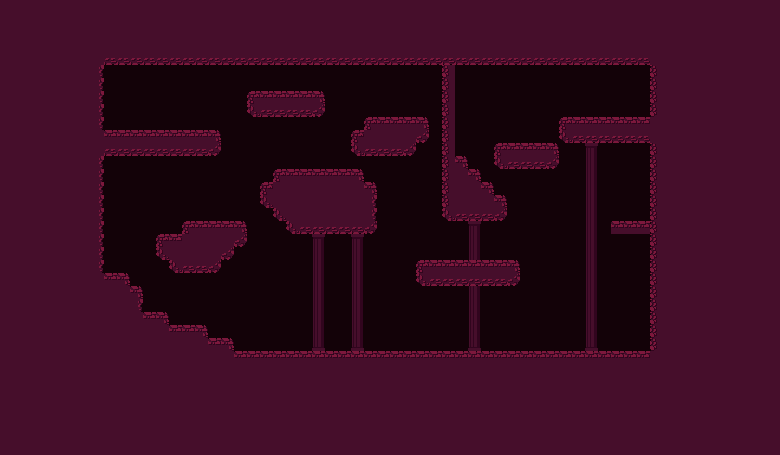

This is a level from a 2D game, rendered from its Tiled map with the project's own tilesets. A one-line summary and the complete map file follow:
An orthogonal 60x35 tile map with 13x13 px tiles, 1 tile layer (Tile Layer 1), 7 tilesets and 16 objects.

<map version="1.10" tiledversion="1.11.2" orientation="orthogonal" renderorder="right-down" width="60" height="35" tilewidth="13" tileheight="13" infinite="0" nextlayerid="8" nextobjectid="36">
 <tileset firstgid="1" source="../images/tilesets/ground.tsx" />
 <tileset firstgid="11" source="../images/tilesets/wall.tsx" />
 <tileset firstgid="14" source="../images/tilesets/tables.tsx" />
 <tileset firstgid="16" source="../images/tilesets/lamp.tsx" />
 <tileset firstgid="17" source="../images/tilesets/torches.tsx" />
 <tileset firstgid="19" source="../images/tilesets/mana.tsx" />
 <tileset firstgid="20" source="../images/tilesets/door.tsx" />
 <layer id="1" name="Tile Layer 1" width="60" height="35" locked="1">
  <data encoding="csv">
9,9,9,9,9,9,9,9,9,9,9,9,9,9,9,9,9,9,9,9,9,9,9,9,9,9,9,9,9,9,9,9,9,9,9,9,9,9,9,9,9,9,9,9,9,9,9,9,9,9,9,9,9,9,9,9,9,9,9,9,
9,9,9,9,9,9,9,9,9,9,9,9,9,9,9,9,9,9,9,9,9,9,9,9,9,9,9,9,9,9,9,9,9,9,9,9,9,9,9,9,9,9,9,9,9,9,9,9,9,9,9,9,9,9,9,9,9,9,9,9,
9,9,9,9,9,9,9,9,9,9,9,9,9,9,9,9,9,9,9,9,9,9,9,9,9,9,9,9,9,9,9,9,9,9,9,9,9,9,9,9,9,9,9,9,9,9,9,9,9,9,9,9,9,9,9,9,9,9,9,9,
9,9,9,9,9,9,9,9,9,9,9,9,9,9,9,9,9,9,9,9,9,9,9,9,9,9,9,9,9,9,9,9,9,9,9,9,9,9,9,9,9,9,9,9,9,9,9,9,9,9,9,9,9,9,9,9,9,9,9,9,
9,9,9,9,9,9,9,9,6,6,6,6,6,6,6,6,6,6,6,6,6,6,6,6,6,6,6,6,6,6,6,6,6,6,6,6,6,6,6,6,6,6,6,6,6,6,6,6,6,6,9,9,9,9,9,9,9,9,9,9,
9,9,9,9,9,9,9,4,10,10,10,10,10,10,10,10,10,10,10,10,10,10,10,10,10,10,10,10,10,10,10,10,10,10,8,10,10,10,10,10,10,10,10,10,10,10,10,10,10,10,8,9,9,9,9,9,9,9,9,9,
9,9,9,9,9,9,9,4,10,10,10,10,10,10,10,10,10,10,10,10,10,10,10,10,10,10,10,10,10,10,10,10,10,10,8,10,10,10,10,10,10,10,10,10,10,10,10,10,10,10,8,9,9,9,9,9,9,9,9,9,
9,9,9,9,9,9,9,4,10,10,10,10,10,10,10,10,10,10,10,1,2,2,2,2,3,10,10,10,10,10,10,10,10,10,8,10,10,10,10,10,10,10,10,10,10,10,10,10,10,10,8,9,9,9,9,9,9,9,9,9,
9,9,9,9,9,9,9,4,10,10,10,10,10,10,10,10,10,10,10,7,6,6,6,6,5,10,10,10,10,10,10,10,10,10,8,10,10,10,10,10,10,10,10,10,10,10,10,10,10,10,8,9,9,9,9,9,9,9,9,9,
9,9,9,9,9,9,9,4,10,10,10,10,10,10,10,10,10,10,10,10,10,10,10,10,10,10,10,10,1,2,2,2,3,10,8,10,10,10,10,10,10,10,10,1,2,2,2,2,2,2,9,9,9,9,9,9,9,9,9,9,
9,9,9,9,9,9,9,9,2,2,2,2,2,2,2,2,3,10,10,10,10,10,10,10,10,10,10,1,9,9,9,9,5,10,8,10,10,10,10,10,10,10,10,7,6,6,6,6,6,6,9,9,9,9,9,9,9,9,9,9,
9,9,9,9,9,9,9,9,6,6,6,6,6,6,6,6,5,10,10,10,10,10,10,10,10,10,10,7,6,6,6,5,10,10,8,10,10,10,1,2,2,2,3,10,10,11,10,10,10,10,8,9,9,9,9,9,9,9,9,9,
9,9,9,9,9,9,9,4,10,10,10,10,10,10,10,10,10,10,10,10,10,10,10,10,10,10,10,10,10,10,10,10,10,10,8,3,10,10,7,6,6,6,5,10,10,12,10,10,10,10,8,9,9,9,9,9,9,9,9,9,
9,9,9,9,9,9,9,4,10,10,10,10,10,10,10,10,10,10,10,10,10,1,2,2,2,2,2,3,10,10,10,10,10,10,8,9,3,10,10,10,10,10,10,10,10,12,10,10,10,10,8,9,9,9,9,9,9,9,9,9,
9,9,9,9,9,9,9,4,10,10,10,10,10,10,10,10,10,10,10,10,1,9,9,9,9,9,9,9,3,10,10,10,10,10,8,9,9,3,10,10,10,10,10,10,10,12,10,10,10,10,8,9,9,9,9,9,9,9,9,9,
9,9,9,9,9,9,9,4,10,10,10,10,10,10,10,10,10,10,10,10,7,9,9,9,9,9,9,9,4,10,10,10,10,10,8,9,9,9,3,10,10,10,10,10,10,12,10,10,10,10,8,9,9,9,9,9,9,9,9,9,
9,9,9,9,9,9,9,4,10,10,10,10,10,10,10,10,10,10,10,10,10,7,9,9,9,9,9,9,4,10,10,10,10,10,7,6,6,6,5,10,10,10,10,10,10,12,10,10,10,10,8,9,9,9,9,9,9,9,9,9,
9,9,9,9,9,9,9,4,10,10,10,10,10,10,1,2,2,2,3,10,10,10,7,6,6,6,6,6,5,10,10,10,10,10,10,10,11,10,10,10,10,10,10,10,10,12,10,2,2,2,8,9,9,9,9,9,9,9,9,9,
9,9,9,9,9,9,9,4,10,10,10,10,1,2,9,9,9,9,5,10,10,10,10,10,11,10,10,11,10,10,10,10,10,10,10,10,12,10,10,10,10,10,10,10,10,12,10,10,10,10,8,9,9,9,9,9,9,9,9,9,
9,9,9,9,9,9,9,4,10,10,10,10,7,9,9,9,9,5,10,10,10,10,10,10,12,10,10,12,10,10,10,10,10,10,10,10,12,10,10,10,10,10,10,10,10,12,10,10,10,10,8,9,9,9,9,9,9,9,9,9,
9,9,9,9,9,9,9,4,10,10,10,10,10,7,6,6,5,10,10,10,10,10,10,10,12,10,10,12,10,10,10,10,1,2,2,2,2,2,2,3,10,10,10,10,10,12,10,10,10,10,8,9,9,9,9,9,9,9,9,9,
9,9,9,9,9,9,9,9,2,3,10,10,10,10,10,10,10,10,10,10,10,10,10,10,12,10,10,12,10,10,10,10,7,6,6,6,6,6,6,5,10,10,10,10,10,12,10,10,10,10,8,9,9,9,9,9,9,9,9,9,
9,9,9,9,9,9,9,9,9,9,3,10,10,10,10,10,10,10,10,10,10,10,10,10,12,10,10,12,10,10,10,10,10,10,10,10,12,10,10,10,10,10,10,10,10,12,10,10,10,10,8,9,9,9,9,9,9,9,9,9,
9,9,9,9,9,9,9,9,9,9,4,10,10,10,10,10,10,10,10,10,10,10,10,10,12,10,10,12,10,10,10,10,10,10,10,10,12,10,10,10,10,10,10,10,10,12,10,10,10,10,8,9,9,9,9,9,9,9,9,9,
9,9,9,9,9,9,9,9,9,9,9,2,3,10,10,10,10,10,10,10,10,10,10,10,12,10,10,12,10,10,10,10,10,10,10,10,12,10,10,10,10,10,10,10,10,12,10,10,10,10,8,9,9,9,9,9,9,9,9,9,
9,9,9,9,9,9,9,9,9,9,9,9,9,2,2,3,10,10,10,10,10,10,10,10,12,10,10,12,10,10,10,10,10,10,10,10,12,10,10,10,10,10,10,10,10,12,10,10,10,10,8,9,9,9,9,9,9,9,9,9,
9,9,9,9,9,9,9,9,9,9,9,9,9,9,9,9,2,3,10,10,10,10,10,10,13,10,10,13,10,10,10,10,10,10,10,10,13,10,10,10,10,10,10,10,10,13,10,10,10,10,8,9,9,9,9,9,9,9,9,9,
9,9,9,9,9,9,9,9,9,9,9,9,9,9,9,9,9,9,2,2,2,2,2,2,2,2,2,2,2,2,2,2,2,2,2,2,2,2,2,2,2,2,2,2,2,2,2,2,2,2,9,9,9,9,9,9,9,9,9,9,
9,9,9,9,9,9,9,9,9,9,9,9,9,9,9,9,9,9,9,9,9,9,9,9,9,9,9,9,9,9,9,9,9,9,9,9,9,9,9,9,9,9,9,9,9,9,9,9,9,9,9,9,9,9,9,9,9,9,9,9,
9,9,9,9,9,9,9,9,9,9,9,9,9,9,9,9,9,9,9,9,9,9,9,9,9,9,9,9,9,9,9,9,9,9,9,9,9,9,9,9,9,9,9,9,9,9,9,9,9,9,9,9,9,9,9,9,9,9,9,9,
9,9,9,9,9,9,9,9,9,9,9,9,9,9,9,9,9,9,9,9,9,9,9,9,9,9,9,9,9,9,9,9,9,9,9,9,9,9,9,9,9,9,9,9,9,9,9,9,9,9,9,9,9,9,9,9,9,9,9,9,
9,9,9,9,9,9,9,9,9,9,9,9,9,9,9,9,9,9,9,9,9,9,9,9,9,9,9,9,9,9,9,9,9,9,9,9,9,9,9,9,9,9,9,9,9,9,9,9,9,9,9,9,9,9,9,9,9,9,9,9,
9,9,9,9,9,9,9,9,9,9,9,9,9,9,9,9,9,9,9,9,9,9,9,9,9,9,9,9,9,9,9,9,9,9,9,9,9,9,9,9,9,9,9,9,9,9,9,9,9,9,9,9,9,9,9,9,9,9,9,9,
9,9,9,9,9,9,9,9,9,9,9,9,9,9,9,9,9,9,9,9,9,9,9,9,9,9,9,9,9,9,9,9,9,9,9,9,9,9,9,9,9,9,9,9,9,9,9,9,9,9,9,9,9,9,9,9,9,9,9,9,
9,9,9,9,9,9,9,9,9,9,9,9,9,9,9,9,9,9,9,9,9,9,9,9,9,9,9,9,9,9,9,9,9,9,9,9,9,9,9,9,9,9,9,9,9,9,9,9,9,9,9,9,9,9,9,9,9,9,9,9
</data>
 </layer>
 <objectgroup id="7" name="spawn_point">
  <object id="35" gid="10" x="130.667" y="103" width="13" height="13" />
 </objectgroup>
 <objectgroup id="3" name="collisions" locked="1">
  <object id="14" gid="15" x="176.25" y="129.75" width="25" height="12" />
  <object id="15" gid="14" x="406.333" y="351" width="25" height="12" />
  <object id="20" gid="15" x="535.667" y="351.333" width="25" height="12" />
  <object id="29" gid="14" x="523.5" y="142.5" width="25" height="12" />
 </objectgroup>
 <objectgroup id="4" name="lights" locked="1">
  <object id="23" gid="16" x="162.5" y="96" width="24" height="31" />
  <object id="24" gid="16" x="326" y="265" width="24" height="31" />
  <object id="25" gid="18" x="458.818" y="310.182" width="10" height="12" />
  <object id="26" gid="18" x="575.75" y="206.75" width="10" height="12" />
  <object id="27" gid="17" x="454.75" y="126.5" width="10" height="12" />
  <object id="28" gid="16" x="564.5" y="96.5" width="24" height="31" />
 </objectgroup>
 <objectgroup id="6" name="door" locked="1">
  <object id="34" gid="20" x="616" y="117" width="12" height="18" />
 </objectgroup>
 <objectgroup id="5" name="mana" locked="1">
  <object id="30" gid="19" x="496" y="259" width="8" height="7" />
  <object id="31" gid="19" x="623.5" y="350" width="8" height="7" />
  <object id="32" gid="19" x="415" y="116" width="8" height="7" />
  <object id="33" gid="19" x="639" y="220.5" width="8" height="7" />
 </objectgroup>
</map>
